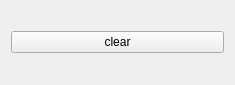
<?xml version="1.0" encoding="UTF-8"?>
<ui version="4.0">
 <class>WindowC</class>
 <widget class="QWidget" name="WindowC">
  <property name="geometry">
   <rect>
    <x>0</x>
    <y>0</y>
    <width>235</width>
    <height>85</height>
   </rect>
  </property>
  <property name="windowTitle">
   <string>WindowC</string>
  </property>
  <layout class="QGridLayout" name="gridLayout">
   <item row="0" column="0">
    <widget class="QPushButton" name="clearButton">
     <property name="text">
      <string>clear</string>
     </property>
    </widget>
   </item>
  </layout>
 </widget>
 <resources/>
 <connections/>
</ui>
